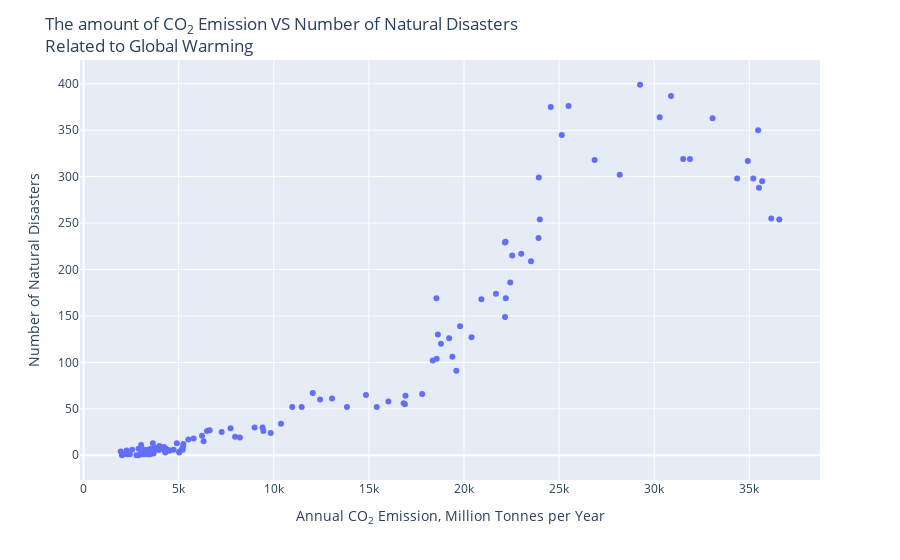

The notebook cell this image was saved under:
### Code cell
from envi_merge import fig_world_co2_disaster
fig = fig_world_co2_disaster(year_start=1900, year_end=2018)
fig.show()
